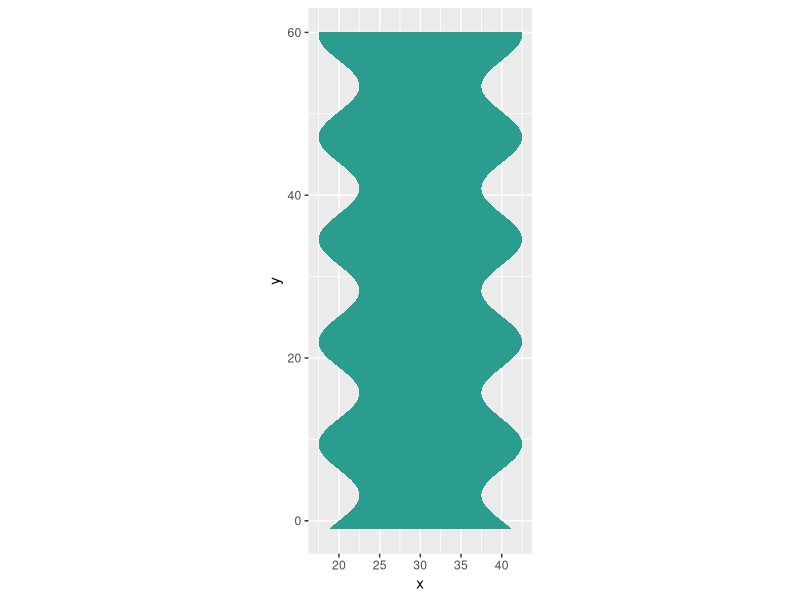
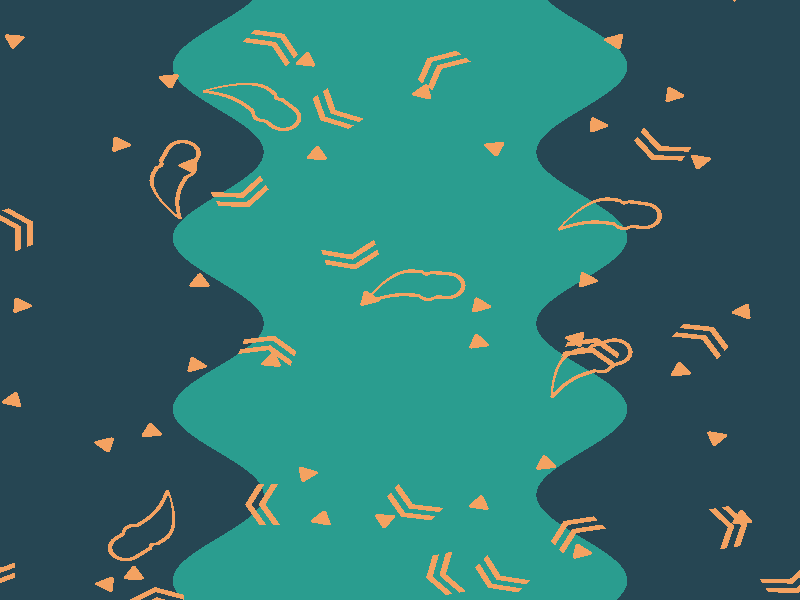
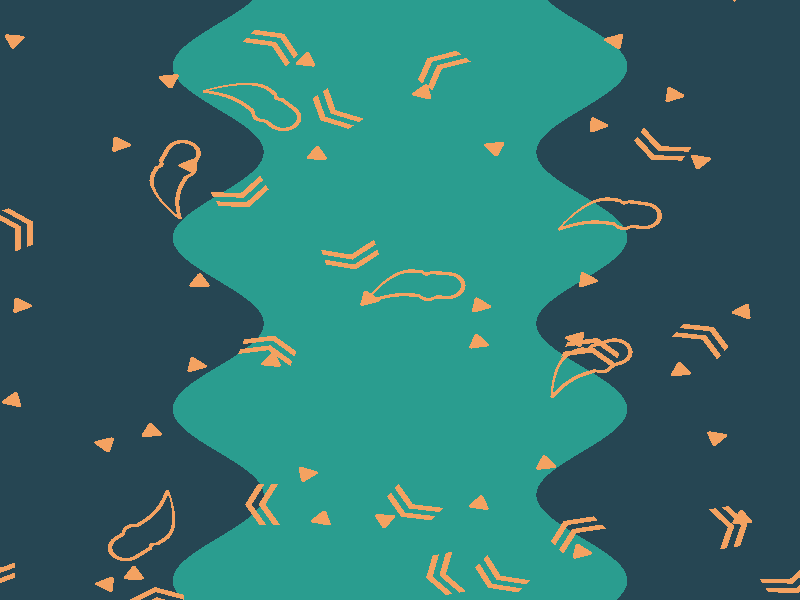

Generate these figures, in order, with R:
##########################################################
# #264653 #2a9d8f #e9c46a #f4a261 #e76f51, no gradients. #
# Optionally, you can use a black or white background.   #
##########################################################
set.seed(23)

library(ggplot2)
library(tidyverse)

shape_1 <- data.frame(x_start = c(-1, -1, 0, 1, 1, 0, -1,
                            -1, -1, 0, 1, 1, 0, -1) * 1.5,
                      y_start = c(0, .25, .75, .25, 0, .5, 0,
                            -.5, -.25, .25, -.25, -.5, 0, -.5) * 1.5,
                      subgroup = 1,
                      color = "#f4a261")

shape_2 <- data.frame(x_start = c(-sqrt(3)/2 + .25 * cos(seq(3*pi/2, 5*pi/6, length.out = 10)),
                            0 + .25 * cos(seq(5*pi/6, pi/6, length.out = 10)),
                            sqrt(3)/2 + .25 * cos(seq(pi/6, -pi/2, length.out = 10))) *.5,
                      y_start = c(-.5 + .25 * sin(seq(3*pi/2, 5*pi/6, length.out = 10)),
                            1 + .25 * sin(seq(5*pi/6, pi/6, length.out = 10)),
                            -.5 + .25 * sin(seq(pi/6, -pi/2, length.out = 10))) * .5,
                      subgroup = 1,
                      color = "#f4a261")

shape_3 <- data.frame(x_start = c(-2 + cos(seq(3*pi/2, pi/2, length.out = 25)),
                            seq(-1.5, -.5, length.out = 5),
                            seq(0, 2.25, length.out = 10),
                            2.4,
                            seq(2.5, 0, length.out = 10),
                            seq(-.5, -1, length.out = 5)),
                      y_start = c(sin(seq(3*pi/2, pi/2, length.out = 25)),
                            -.25/(.5^2)*(seq(-1.5, -.5, length.out = 5) + 1)^2+1.25,
                            1/(2.5^2) * (seq(0, 2.25, length.out = 10))^2 + 1,
                            1.9,
                            2.75/(2.5^2) * (seq(2.5, 0, length.out = 10))^2 - 1,
                            -.15/(.25^2) * (seq(-.5, -1, length.out = 5) + .75)^2 -.85),
                      subgroup = 1,
                      color = "#f4a261")

shape_3b <- data.frame(x_start = c(-2 + .75 * cos(seq(3*pi/2, pi/2, length.out = 25)),
                             seq(-1.5, -.5, length.out = 5),
                             seq(0, 2.25, length.out = 10),
                             seq(2.5, 0, length.out = 10)[2:10],
                             seq(-.5, -1, length.out = 5)),
                       y_start = c(.75 * sin(seq(3*pi/2, pi/2, length.out = 25)),
                             -.25/(.5^2)*(seq(-1.5, -.5, length.out = 5) + 1)^2 + 1,
                             1/(2.5^2) * (seq(0, 2.25, length.out = 10))^2 + .75,
                             2.75/(2.5^2) * (seq(2.5, 0, length.out = 10)[2:10])^2 - .75,
                             -.15/(.25^2) * (seq(-.5, -1, length.out = 5) + .75)^2 -.6),
                       subgroup = 2,
                       color = "#f4a261")
# should have written a function to get parabola values

shape_3 <- rbind(shape_3, shape_3b)
rm(shape_3b)

shape_1_prime <- 11
shape_1_set <- tibble(x_center = seq(1, 23*2, shape_1_prime),
                      y_center = seq(1, 23*2, shape_1_prime)) %>%
  expand(x_center, y_center) %>%
  mutate(x_center = x_center + runif(n(), 0, shape_1_prime),
         y_center = y_center + runif(n(), 0, shape_1_prime),
         rotate = runif(n(), 0, 2*pi)) %>%
  mutate(group = seq(1, n()) + (1 * 100),
         shape = list(shape_1)) %>%
  unnest(cols = c(shape)) %>%
  mutate(x = x_center + (x_start * cos(rotate) - y_start * sin(rotate)),
         y = y_center + (y_start * cos(rotate) + x_start * sin(rotate)))

shape_2_prime <- 7
shape_2_set <- tibble(x_center = seq(1, 23*2, shape_2_prime),
                      y_center = seq(1, 23*2, shape_2_prime)) %>%
  expand(x_center, y_center) %>%
  mutate(x_center = x_center + runif(n(), 0, shape_2_prime),
         y_center = y_center + runif(n(), 0, shape_2_prime),
         rotate = runif(n(), 0, 2*pi)) %>%
  mutate(group = seq(1, n()) + (2 * 100),
         shape = list(shape_2)) %>%
  unnest(cols = c(shape)) %>%
  mutate(x = x_center + (x_start * cos(rotate) - y_start * sin(rotate)),
         y = y_center + (y_start * cos(rotate) + x_start * sin(rotate)))

shape_3_prime <- 17
shape_3_set <- tibble(x_center = seq(1, 23*2, shape_3_prime),
                      y_center = seq(1, 23*2, shape_3_prime)) %>%
  expand(x_center, y_center) %>%
  mutate(x_center = x_center + runif(n(), 0, shape_3_prime),
         y_center = y_center + runif(n(), 0, shape_3_prime),
         rotate = runif(n(), 0, 2*pi)) %>%
  mutate(group = seq(1, n()) + (3 * 100),
         shape = list(shape_3)) %>%
  unnest(cols = c(shape)) %>%
  mutate(x = x_center + (x_start * cos(rotate) - y_start * sin(rotate)),
         y = y_center + (y_start * cos(rotate) + x_start * sin(rotate)))

shape_set <- bind_rows(shape_1_set,
                       shape_2_set,
                       shape_3_set)

background_shape <- tibble(x = c( 2.5*sin(.5*seq(-1, 60, by = .01)) + (60/3),
                                  rev(2.5*sin(-.5*seq(-1, 60, by = .01)) + (60*2/3))),
                           y = c(seq(-1, 60, by = .01),
                                 rev(seq(-1, 60, by = .01))),
                           color = "#2a9d8f",
                           group = 1,
                           subgroup = 1)


ggplot(data = background_shape,
       aes(x = x,
           y = y,
           fill = color)) +
  geom_polygon() +
  scale_fill_identity() +
  coord_equal()

ggplot(data = shape_set,
       aes(x = x,
           y = y,
           fill = color,
           group = group,
           subgroup = subgroup)) +
  geom_polygon(data = background_shape) +
  scale_fill_identity() +
  geom_polygon() +
  theme_void() + 
  theme(panel.background = element_rect(fill = "#264653", 
                                        color = "#264653")) +
  coord_cartesian(xlim = c(10, 50),
                  ylim = c(10, 50))
ggsave("JAN_23.png",
       width = 8,
       height = 8,
       units = "in")
